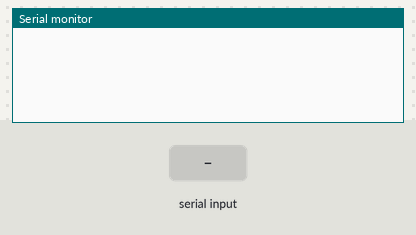
The sketch below on a simulated Arduino Uno, built with avr-gcc and run on an emulated ATmega328P. Parts: the last lines printed to the serial monitor. Inputs (shaded band) come from the test bench. The modem accepts every AT command (registered, SIM ready, sends succeed) and sends nothing else.

Above: at 1.3 s.
1.4 s: "r" received over Serial
At 3.0 s:
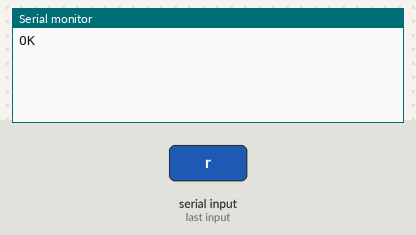
3.9 s: "r" received over the second serial link
At 4.5 s:
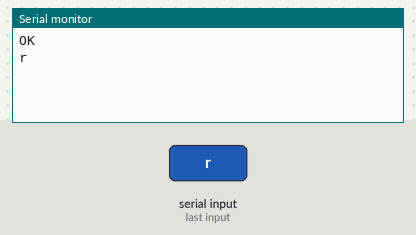
5.4 s: "1" received over the second serial link
At 6.8 s:
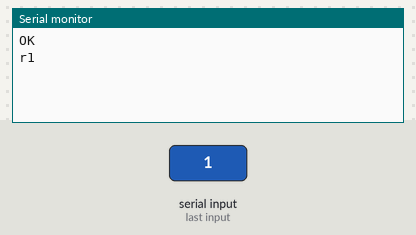

Measured:
- after the input at 1.4 s, the serial monitor: prints a new line after 1.0 s (image 1)
- after the input at 3.9 s, the serial monitor: prints a new line at once (image 2)
- after the input at 5.4 s, the serial monitor: prints a new line at once (image 3)

The sketch:

GSM_call_sms.ino
```cpp
#include <SoftwareSerial.h>

SoftwareSerial mySerial(1,0);

void setup()
{
  mySerial.begin(9600);   // Setting the baud rate of GSM Module
  Serial.begin(9600);    // Setting the baud rate of Serial Monitor (Arduino)
  delay(100);
}


void loop()
{
  if (Serial.available()>0)
   switch(Serial.read())
  {
    //case 's':
    //  SendMessage();
    //  break;
    case 'r':
      RecieveMessage();
      break;
  }

 if (mySerial.available()>0)
   Serial.write(mySerial.read());
}


 void SendMessage()
{
  mySerial.println("AT+CMGF=1");    //Sets the GSM Module in Text Mode
  delay(1000);  // Delay of 1000 milli seconds or 1 second
  mySerial.println("AT+CMGS=\"+91xxxxxxxxxx\"\r"); // Replace x with mobile number
  delay(1000);
  mySerial.println("I am SMS from GSM Module");// The SMS text you want to send
  delay(100);
   mySerial.println((char)26);// ASCII code of CTRL+Z
  delay(1000);
}


 void RecieveMessage()
{
  mySerial.println("AT+CNMI=2,2,0,0,0"); // AT Command to receive a live SMS
  delay(1000);
 }
```
